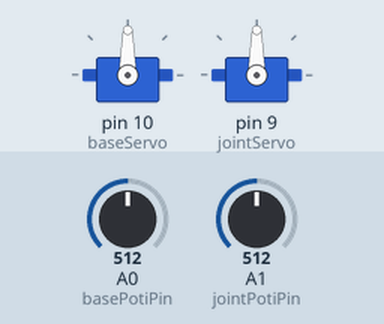
Bench run of a sketch on a simulated Arduino Uno, built with avr-gcc and run on an emulated ATmega328P. Parts: 2 × servo. The inputs (shaded band) are chosen by the test bench; at power-on: A0 (basePotiPin) = 512, A1 (jointPotiPin) = 512.

Above: at 1.2 s.
1.3 s: A0 (basePotiPin) set to 716
At 2.6 s:
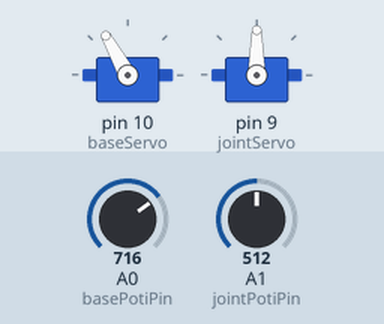
2.9 s: A1 (jointPotiPin) set to 716
At 3.9 s:
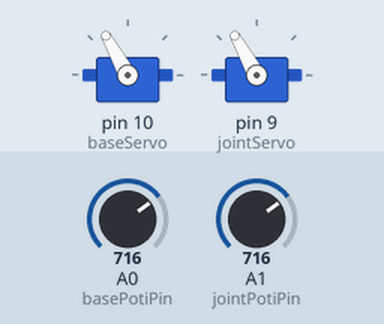
4.5 s: A0 (basePotiPin) set to 900
At 5.5 s:
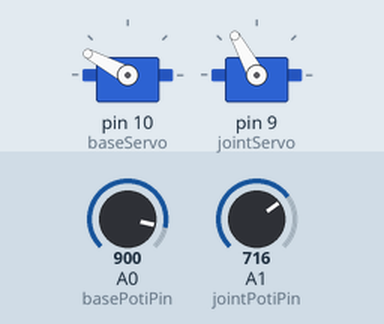
6.1 s: A1 (jointPotiPin) set to 900
At 6.7 s:
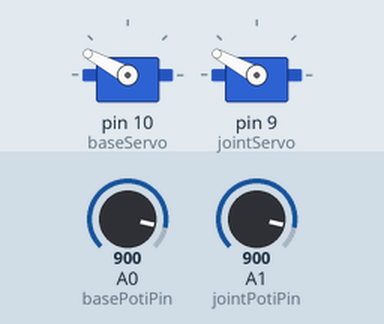
7.7 s: A0 (basePotiPin) set to 1023
At 9.0 s:
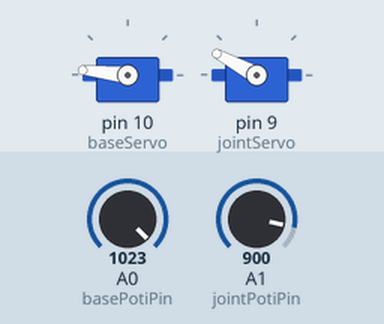
9.3 s: A1 (jointPotiPin) set to 1023
At 10.4 s:
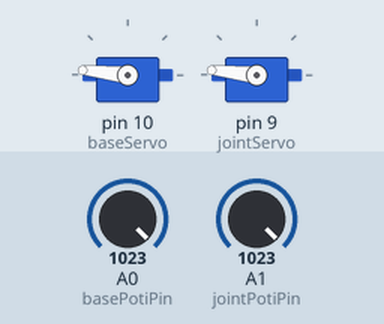
Timing chart, 0 to 11.9 s (numbered marks = the images above; inputs shaded):
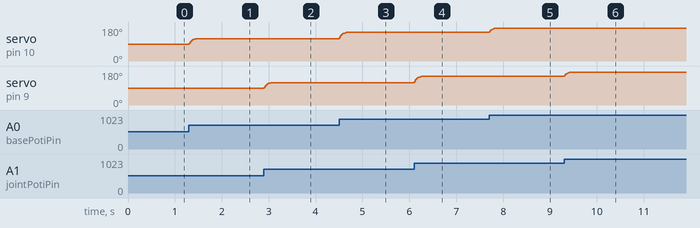

Measured:
- after the input at 1.3 s, servo on pin 10 (baseServo): 90° → 119° at once
- after the input at 2.9 s, servo on pin 9 (jointServo): 90° → 119° at once
- after the input at 4.5 s, servo on pin 10 (baseServo): 119° → 152° at once
- after the input at 6.1 s, servo on pin 9 (jointServo): 119° → 152° at once
- after the input at 7.7 s, servo on pin 10 (baseServo): 152° → 174° at once
- after the input at 9.3 s, servo on pin 9 (jointServo): 152° → 174° at once

The sketch:

Robotarm.ino
```cpp
#include <Servo.h>

Servo baseServo;
Servo jointServo;

const int basePotiPin = A0;
const int jointPotiPin = A1;

int baseAngle = 90;
int jointAngle = 90;

const int deadzone = 8;      // Totzone gegen Zittern
const float smooth = 0.15;  // Glättung (0.1–0.3 gut)

void setup() {
  baseServo.attach(10);
  jointServo.attach(9);

  baseServo.write(baseAngle);
  jointServo.write(jointAngle);
}

void loop() {
  int rawBase = analogRead(basePotiPin);
  int rawJoint = analogRead(jointPotiPin);

  int targetBase = map(rawBase, 0, 1023, 0, 180);
  int targetJoint = map(rawJoint, 0, 1023, 0, 180);

  // Glättung (low-pass filter)
  baseAngle = baseAngle + smooth * (targetBase - baseAngle);
  jointAngle = jointAngle + smooth * (targetJoint - jointAngle);

  baseServo.write(baseAngle);
  jointServo.write(jointAngle);

  delay(10);
}
```
